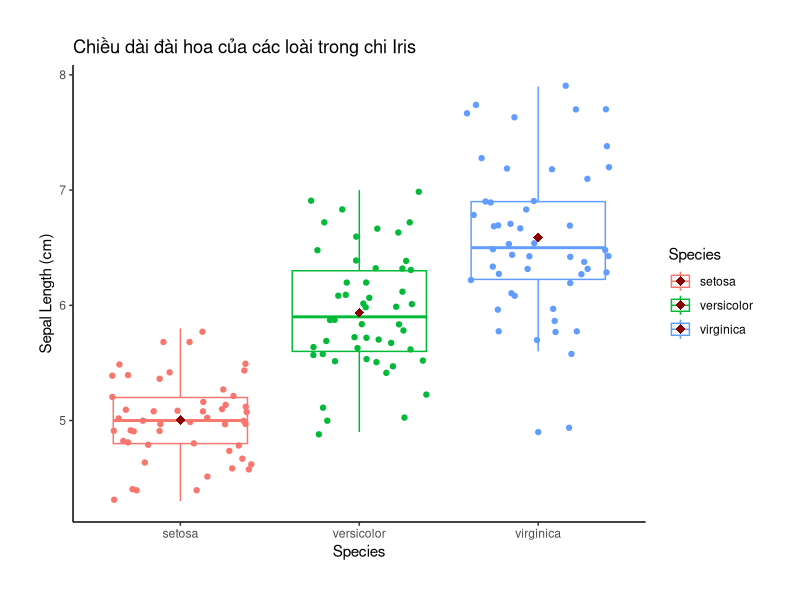
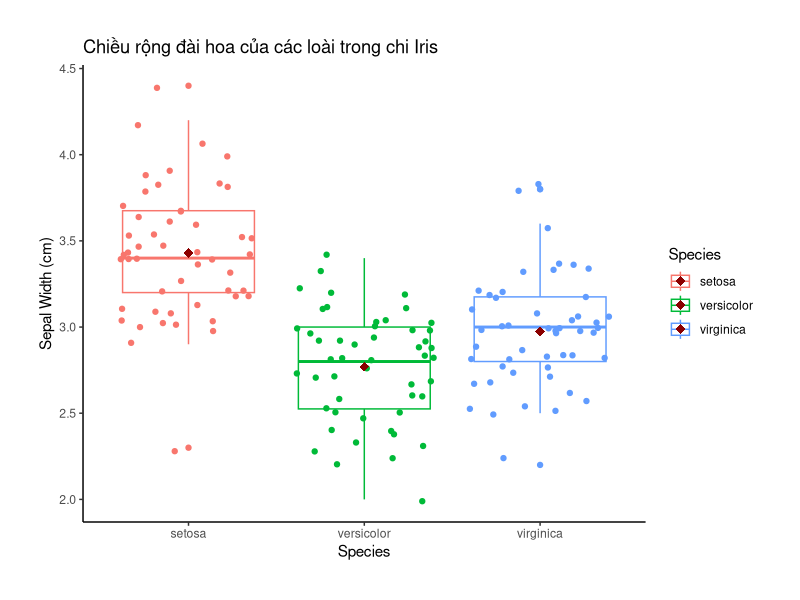
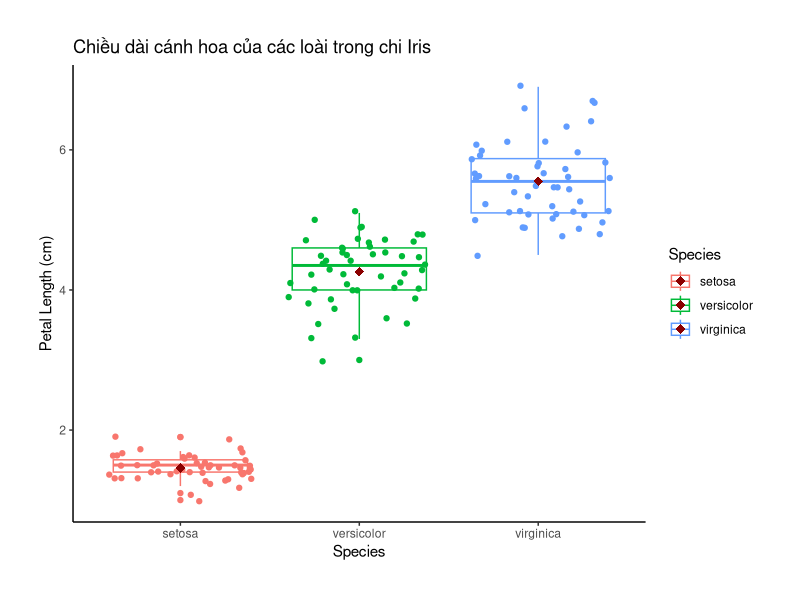
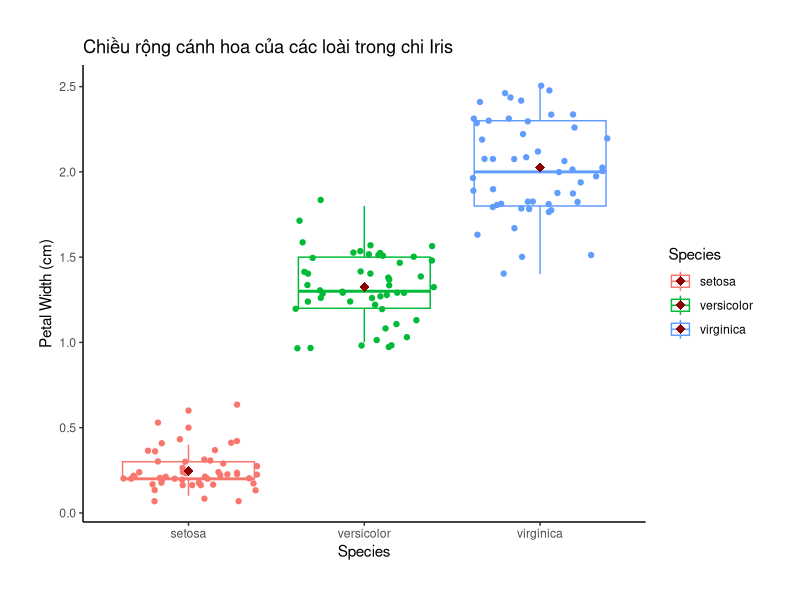
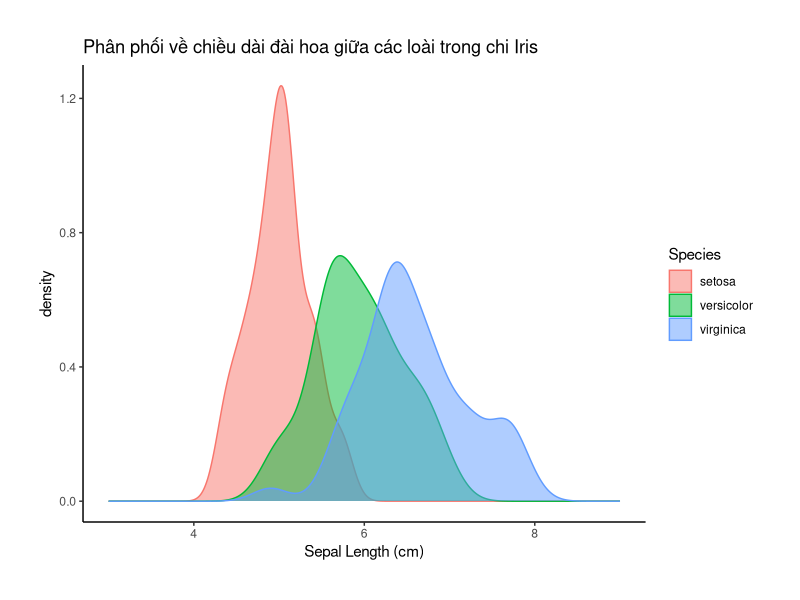
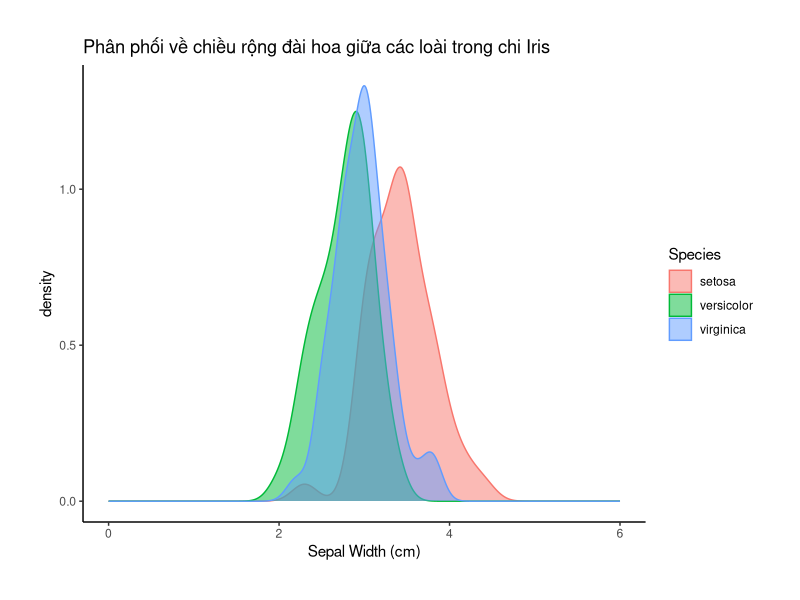
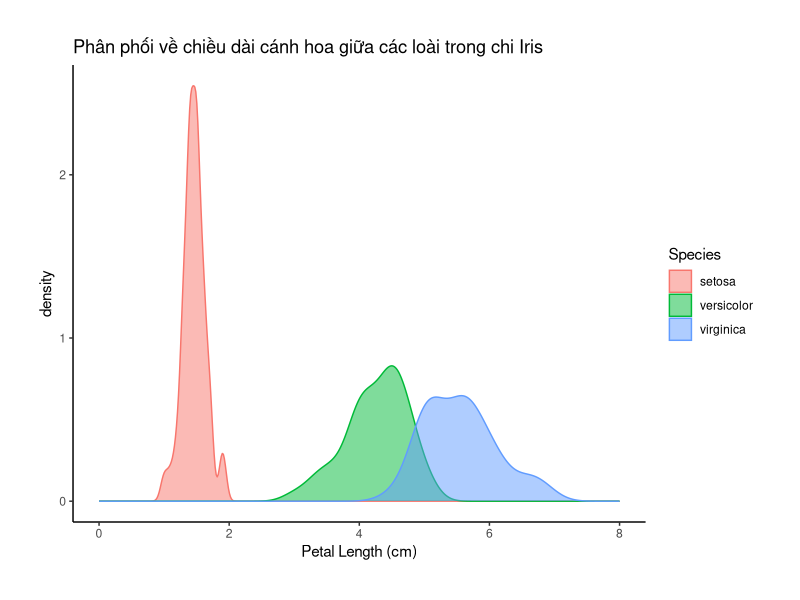
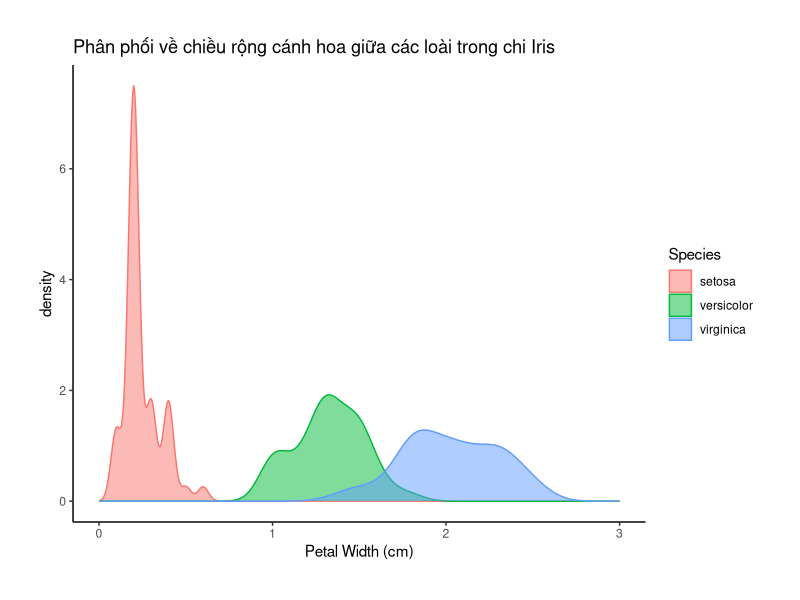

These charts were generated, in order, by the following R code:
## ---- chunk 1
print(iris) # in full dataset
## ---- chunk 2
options(width = 200) # lệnh này giúp điều chỉnh độ rộng khi in kết quả ở dạng HTML 

dim(iris) # kiểm tra số hàng và số cột

str(iris) # xem cấu trúc dataset

summary(iris) # tóm tắt sơ bộ các biến trong dataset

sapply(iris, class) # kiểm tra class trong từng cột dataset
## ---- chunk 3
library(ggplot2)
ggplot(data = iris, aes(x = Species, y = Sepal.Length, color = Species)) +
  geom_boxplot() +
  geom_jitter() +
  scale_x_discrete(name = "Species") +
  scale_y_continuous(name = "Sepal Length (cm)") +
  labs(title = "Chiều dài đài hoa của các loài trong chi Iris") +
  stat_summary(fun = mean, colour = "darkred", geom = "point", shape = 18, size = 3, show.legend = TRUE) +
  theme_classic() +
  theme(plot.margin = margin(t = 1, r = 1, b = 1, l = 1, "cm"))
## ---- chunk 4
library(ggplot2)
ggplot(data = iris, aes(x = Species, y = Sepal.Width, color = Species)) +
  geom_boxplot() +
  geom_jitter() +
  scale_x_discrete(name = "Species") +
  scale_y_continuous(name = "Sepal Width (cm)") +
  labs(title = "Chiều rộng đài hoa của các loài trong chi Iris") +
  stat_summary(fun = mean, colour = "darkred", geom = "point", shape = 18, size = 3, show.legend = TRUE) +
  theme_classic() +
  theme(plot.margin = margin(t = 1, r = 1, b = 1, l = 1, "cm"))
## ---- chunk 5
library(ggplot2)
ggplot(data = iris, aes(x = Species, y = Petal.Length, color = Species)) +
  geom_boxplot() +
  geom_jitter() +
  scale_x_discrete(name = "Species") +
  scale_y_continuous(name = "Petal Length (cm)") +
  labs(title = "Chiều dài cánh hoa của các loài trong chi Iris") +
  stat_summary(fun = mean, colour = "darkred", geom = "point", shape = 18, size = 3, show.legend = TRUE) +
  theme_classic() +
  theme(plot.margin = margin(t = 1, r = 1, b = 1, l = 1, "cm"))
## ---- chunk 6
library(ggplot2)
ggplot(data = iris, aes(x = Species, y = Petal.Width, color = Species)) +
  geom_boxplot() +
  geom_jitter() +
  scale_x_discrete(name = "Species") +
  scale_y_continuous(name = "Petal Width (cm)") +
  labs(title = "Chiều rộng cánh hoa của các loài trong chi Iris") +
  stat_summary(fun = mean, colour = "darkred", geom = "point", shape = 18, size = 3, show.legend = TRUE) +
  theme_classic() +
  theme(plot.margin = margin(t = 1, r = 1, b = 1, l = 1, "cm"))
## ---- chunk 7
library(ggplot2)
ggplot(data = iris, aes(x = Sepal.Length, color = Species, fill = Species)) +
  geom_density(alpha = 0.5) +
  scale_x_continuous(limits = c(3, 9), name = "Sepal Length (cm)") +
  labs(title = "Phân phối về chiều dài đài hoa giữa các loài trong chi Iris") +
  theme_classic() +
  theme(plot.margin = margin(t = 1, r = 1, b = 1, l = 1, "cm"))
## ---- chunk 8
library(ggplot2)
ggplot(data = iris, aes(x = Sepal.Width, color = Species, fill = Species)) +
  geom_density(alpha = 0.5) +
  scale_x_continuous(limits = c(0, 6), name = "Sepal Width (cm)") +
  labs(title = "Phân phối về chiều rộng đài hoa giữa các loài trong chi Iris") +
  theme_classic() +
  theme(plot.margin = margin(t = 1, r = 1, b = 1, l = 1, "cm"))
## ---- chunk 9
library(ggplot2)
ggplot(data = iris, aes(x = Petal.Length, color = Species, fill = Species)) +
  geom_density(alpha = 0.5) +
  scale_x_continuous(limits = c(0, 8), name = "Petal Length (cm)") +
  labs(title = "Phân phối về chiều dài cánh hoa giữa các loài trong chi Iris") +
  theme_classic() +
  theme(plot.margin = margin(t = 1, r = 1, b = 1, l = 1, "cm"))
## ---- chunk 10
library(ggplot2)
ggplot(data = iris, aes(x = Petal.Width, color = Species, fill = Species)) +
  geom_density(alpha = 0.5) +
  scale_x_continuous(limits = c(0, 3), name = "Petal Width (cm)") +
  labs(title = "Phân phối về chiều rộng cánh hoa giữa các loài trong chi Iris") +
  theme_classic() +
  theme(plot.margin = margin(t = 1, r = 1, b = 1, l = 1, "cm"))
